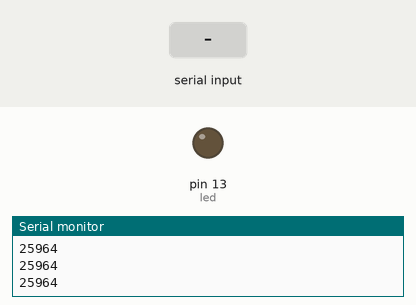
Simulated run of this sketch. Board: Arduino Uno, built with avr-gcc and run on an emulated ATmega328P. Parts: output pins drawn as LEDs (lit = HIGH), the last lines printed to the serial monitor. The test bench sets the inputs (shaded band).

Above: at 1.2 s.
1.3 s: "H" received over Serial
At 1.6 s:
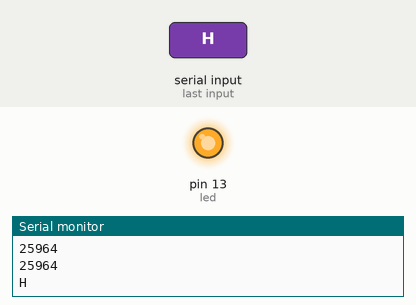
4.3 s: "1" received over Serial
At 5.0 s:
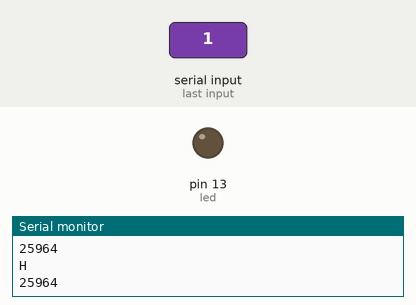
Timing chart, 0 to 7.3 s (numbered marks = the images above; inputs shaded):
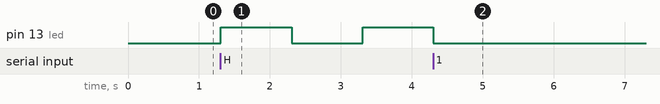

The sketch:

LedViaBluetooth.ino
```cpp
int led = 13;                   //variável com o numero da porta 13
char val = ' ';                 //variável usada para armazenar dados vindos do Bluetooth

void setup() {
  pinMode(led, OUTPUT);         //inicia a porta “led” como saída
  Serial.begin(9600);           //inicia a porta serial 9600 do Bluetooth
}

void loop() {
  if(Serial.available()) {      //verifica disponibilidade da porta 9600
    val = Serial.read();        //lê o valor da porta 9600 e armazena em 'val'
    Serial.println(val);        //mostra o valor de Val na tela de Log
  } else {
    Serial.println('Não disponivel');   //mostra valor na tela de Log
  }

  if(val == 'H') {              //Se val receber 'H'
    digitalWrite(led, HIGH);    //liga o LED da porta 13 (variável “led”)
    delay(1000);                //aguarda 1 segundo = 1000 mili-segundos
    digitalWrite(led, LOW);     //apaga o LED da porta 13 (variável “led”)
    delay(1000);                //aguarda 1 segundo = 1000 mili-segundos
  } else {
    digitalWrite(led, LOW);     //apaga o LED da porta 13 (variável “led”)
  }
}
```

Measured:
- after the input at 1.3 s, pin 13 (led): LOW → HIGH at once, → LOW 1.0 s later, → HIGH 1.0 s later
- after the input at 4.3 s, pin 13 (led): goes on until 4.3 s, then stays LOW
